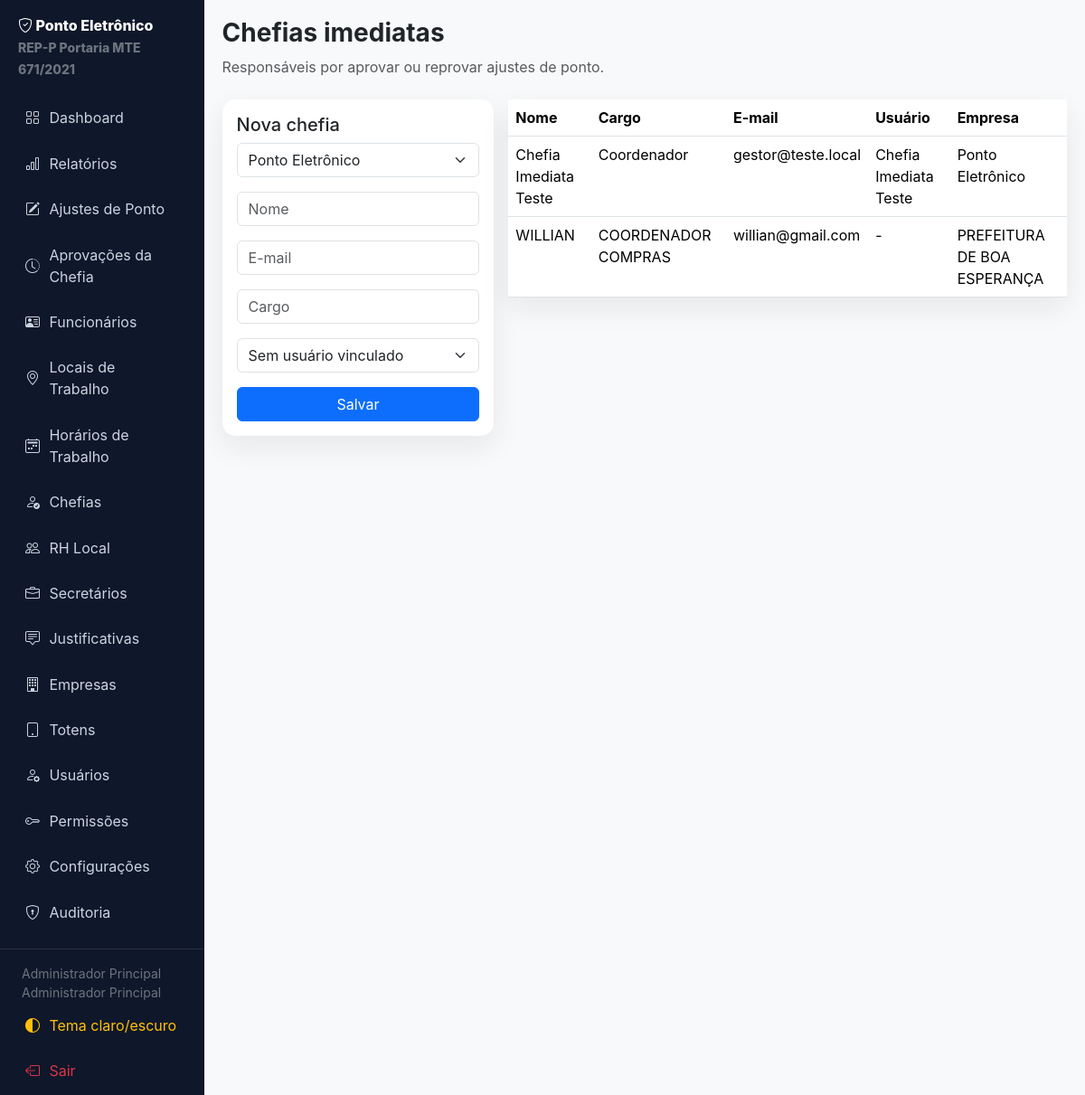
The page /chefias (signed in) on the database its author committed.
### tables this page shows
CREATE TABLE usuarios (
            id INTEGER PRIMARY KEY AUTOINCREMENT,
            nome TEXT NOT NULL,
            login TEXT UNIQUE NOT NULL,
            senha TEXT NOT NULL,
            perfil TEXT NOT NULL
        , funcionario_id INTEGER, ativo INTEGER NOT NULL DEFAULT 1, rh_local_id INTEGER, chefia_id INTEGER, secretario_id INTEGER, cpf TEXT, email TEXT, telefone TEXT, secretaria_departamento TEXT);

CREATE TABLE chefias (
            id INTEGER PRIMARY KEY AUTOINCREMENT,
            empresa_id INTEGER NOT NULL,
            nome TEXT NOT NULL,
            email TEXT,
            cargo TEXT,
            usuario_id INTEGER,
            ativo INTEGER NOT NULL DEFAULT 1,
            FOREIGN KEY (empresa_id) REFERENCES empresas(id),
            FOREIGN KEY (usuario_id) REFERENCES usuarios(id)
        );

CREATE TABLE empresas (
            id INTEGER PRIMARY KEY AUTOINCREMENT,
            razao_social TEXT NOT NULL,
            nome_fantasia TEXT,
            cnpj TEXT UNIQUE NOT NULL,
            ativa INTEGER NOT NULL DEFAULT 1,
            criado_em TEXT NOT NULL
        );

### app.py (the view, shortened to what this page needs)
@app.route("/chefias", methods=["GET", "POST"])
@login_required
@perfil_required("Administrador Principal")
def chefias():
    empresas_rows = query("SELECT * FROM empresas WHERE ativa = 1 ORDER BY razao_social")
    usuarios_rows = query("SELECT * FROM usuarios WHERE perfil = 'Gestor' AND ativo = 1 ORDER BY nome")
    rows = query("""SELECT c.*, e.nome_fantasia empresa, u.nome usuario FROM chefias c
                    JOIN empresas e ON e.id = c.empresa_id
                    LEFT JOIN usuarios u ON u.id = c.usuario_id
                    ORDER BY c.nome""")
    return page_template('pages/chefias.html', title="Chefias", rows=rows, empresas_rows=empresas_rows, usuarios_rows=usuarios_rows)

### app.py (called while the page is built, shortened)
@app.after_request
def add_api_cors_headers(response):
    return response

def get_db():
    if "db" not in g:
        g.db = sqlite3.connect(DB_PATH)
        g.db.row_factory = sqlite3.Row
    return g.db

def query(sql, params=()):
    return get_db().execute(sql, params).fetchall()

def one(sql, params=()):
    return get_db().execute(sql, params).fetchone()

def csrf_token():
    token = session.get("_csrf_token")
    if not token:
        token = secrets.token_urlsafe(32)
        session["_csrf_token"] = token
    return token

def csrf_input():
    return f'<input type="hidden" name="_csrf_token" value="{csrf_token()}">'

@app.before_request
def validate_csrf():
    if request.method != "POST":
        return None

@app.after_request
def security_headers(response):
    response.headers.setdefault("X-Content-Type-Options", "nosniff")
    response.headers.setdefault("X-Frame-Options", "SAMEORIGIN")
    response.headers.setdefault("Referrer-Policy", "strict-origin-when-cross-origin")
    return response

def current_user():
    if not session.get("user_id"):
        return None
    return one("SELECT * FROM usuarios WHERE id = ?", (session["user_id"],))

def login_required(view):
    @wraps(view)
    def wrapped(*args, **kwargs):
        if not session.get("user_id"):
            return redirect(url_for("login"))
        return view(*args, **kwargs)
    return wrapped

def perfil_required(*perfis):
    def decorator(view):
        @wraps(view)
        def wrapped(*args, **kwargs):
            user = current_user()
            if not user:
                return redirect(url_for("login"))
            aliases = {
                "RH": "RH Local",
                "Gestor": "Chefia Imediata",
                "Chefia imediata": "Chefia Imediata",
                "Secretário": "Secretário da Pasta",
            }
            perfil = aliases.get(user["perfil"], user["perfil"])
            permitidos = {aliases.get(p, p) for p in perfis}
            if perfil not in permitidos:
                return page("<div class='alert alert-danger'>Acesso negado.</div>", title="Acesso negado"), 403
            return view(*args, **kwargs)
        return wrapped
    return decorator

def page_template(template_name, title=None, **ctx):
    return render_template(
        template_name,
        title=title,
        user=current_user(),
        nav_links=nav_links,
        csrf_input=csrf_input,
        **ctx,
    )

### templates/pages/chefias.html
{% extends "base.html" %}
{% block body %}
<div class="mb-4"><h3 class="fw-bold">Chefias imediatas</h3><div class="text-muted">Responsáveis por aprovar ou reprovar ajustes de ponto.</div></div>
    <div class="row g-3">
      <div class="col-lg-4"><div class="card"><div class="card-body"><h5>Nova chefia</h5>
        <form method="post" class="d-grid gap-3">{{ csrf_input()|safe }}
          <select class="form-select" name="empresa_id">{% for e in empresas_rows %}<option value="{{ e.id }}">{{ e.nome_fantasia or e.razao_social }}</option>{% endfor %}</select>
          <input class="form-control" name="nome" placeholder="Nome" required>
          <input class="form-control" type="email" name="email" placeholder="E-mail">
          <input class="form-control" name="cargo" placeholder="Cargo">
          <select class="form-select" name="usuario_id"><option value="">Sem usuário vinculado</option>{% for u in usuarios_rows %}<option value="{{ u.id }}">{{ u.nome }} ({{ u.login }})</option>{% endfor %}</select>
          <button class="btn btn-primary">Salvar</button>
        </form>
      </div></div></div>
      <div class="col-lg-8"><div class="card"><div class="table-responsive"><table class="table table-hover mb-0">
        <thead><tr><th>Nome</th><th>Cargo</th><th>E-mail</th><th>Usuário</th><th>Empresa</th></tr></thead>
        <tbody>{% for r in rows %}<tr><td>{{ r.nome }}</td><td>{{ r.cargo or '-' }}</td><td>{{ r.email or '-' }}</td><td>{{ r.usuario or '-' }}</td><td>{{ r.empresa }}</td></tr>{% endfor %}</tbody>
      </table></div></div></div>
    </div>
{% endblock %}

### templates/base.html (shortened to what this page needs)
<!doctype html>
<html lang="pt-br" data-bs-theme="{{ session.get('theme', 'light') }}">
<head>
  <link href="https://cdn.jsdelivr.net/npm/bootstrap@5.3.3/dist/css/bootstrap.min.css" rel="stylesheet">
  <link href="https://cdn.jsdelivr.net/npm/bootstrap-icons@1.11.3/font/bootstrap-icons.css" rel="stylesheet">
  <link href="{{ url_for('static', filename='css/app.css') }}" rel="stylesheet">
</head>
<body>
{% if session.get('user_id') %}
<div class="layout d-flex">
  <aside class="sidebar">
    <div class="brand"><i class="bi bi-shield-check"></i> Ponto Eletrônico<br><small class="text-secondary">REP-P Portaria MTE 671/2021</small></div>
    {{ nav_links('')|safe }}
    <hr class="border-secondary">
    <div class="px-4 text-secondary small">{{ user.nome }}<br>{{ user.perfil }}</div>
    <a class="text-warning" href="{{ url_for('toggle_theme') }}"><i class="bi bi-circle-half"></i> Tema claro/escuro</a>
    <a class="text-danger" href="{{ url_for('logout') }}"><i class="bi bi-box-arrow-left"></i> Sair</a>
  </aside>
  <main class="content">
{% endif %}
    {% block body %}{{ body|safe }}{% endblock %}
{% if session.get('user_id') %}
  </main>
</div>
{% endif %}
</body>
</html>

### static/css/app.css (style rules this page uses)
body { background: var(--bs-tertiary-bg); font-family: Inter, system-ui, -apple-system, Segoe UI, sans-serif; }
.sidebar { width: 280px; min-height: 100vh; background: #0f172a; position: sticky; top: 0; }
.sidebar a { color: #cbd5e1; text-decoration: none; display: flex; align-items: center; gap: .65rem; padding: .75rem 1rem; border-radius: .55rem; margin: .15rem .75rem; }
.content { padding: 1.25rem; width: 100%; }
.card { border: 0; border-radius: .9rem; box-shadow: 0 12px 32px rgba(15, 23, 42, .08); }
.brand { color: #fff; padding: 1rem 1.25rem; font-weight: 800; }

### rows shown on the page
usuarios: nome "Administrador Principal", perfil "Administrador Principal"
chefias: nome "Chefia Imediata Teste", cargo "Coordenador", email "gestor@teste.local", empresa "Ponto Eletrônico"
chefias: nome "WILLIAN", cargo "COORDENADOR COMPRAS", email "willian@gmail.com", usuario "-", empresa "PREFEITURA DE BOA ESPERANÇA"

### other values the page prints
form field empresa_id "Ponto Eletrônico"
